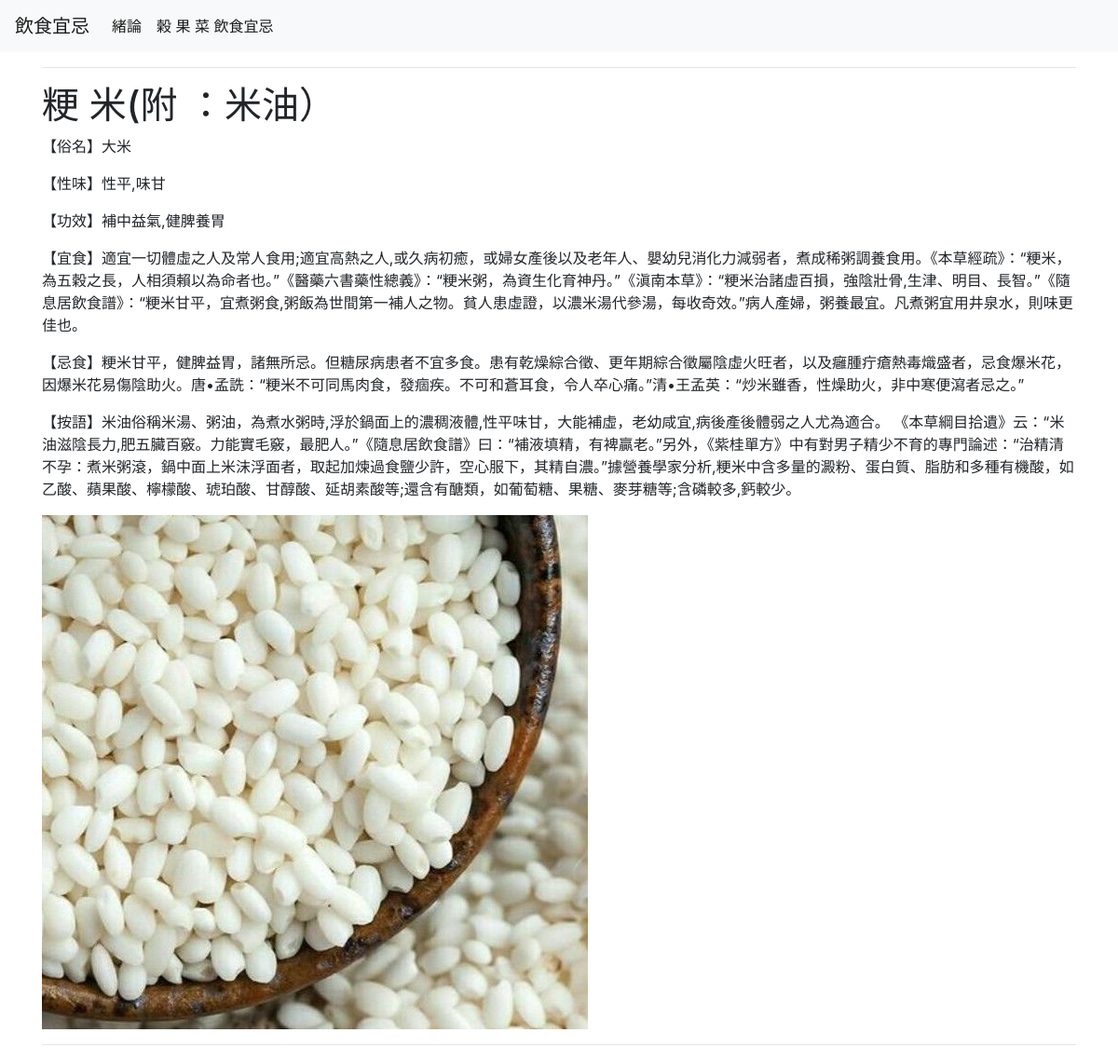
/foodcategories/foods/1/1, run on the app's committed database.
### tables this page shows
CREATE TABLE FoodInfo (
    id INTEGER PRIMARY KEY AUTOINCREMENT,
    category_id INT,
    [name] VARCHAR(50),
    nickname VARCHAR(50),
    taste VARCHAR(50),
    efficacy TEXT,
    suitable_for TEXT,
    not_suitable_for TEXT,
    note TEXT,
    image BLOB,
    thumbnail BLOB,
    FOREIGN KEY (category_id) REFERENCES Food_Category(id)
);

### app.py (the view)
@app.route('/foodcategories/foods/<int:category_id>/<int:food_id>')
def fooddetails(category_id,food_id):
    food = get_food(food_id)
    return render_template('foodDetails.html', food=food)

### app.py (called while the page is built)
def get_db_connection():
    conn = sqlite3.connect('database.db')
    conn.row_factory = sqlite3.Row
    return conn

def get_food(food_id):
    conn = get_db_connection()
    food = conn.execute('SELECT * FROM FoodInfo WHERE id = ?', (food_id,)).fetchone()
    conn.close
    if food is None:
        abort(404)
    return food

### templates/fooddetails.html (shortened to what this page needs)
{% extends 'base.html' %}
{% block content %}
<hr>
    <h1>{% block title %} {{ food['name'] }}{% endblock %}</h1>
        <p>【俗名】{{ food['nickname'] }}</p>
        <p>【性味】{{ food['taste'] }}</p>
        <p>【功效】{{ food['efficacy'] }}</p>
        <p>【宜食】{{ food['suitable_for'] }}</p>
        <p>【忌食】{{ food['not_suitable_for'] }}</p>
        <p>【按語】{{ food['note'] }}</p>
        <img id="foodImage" alt="Food Image">
        <hr>
{% endblock %}

### templates/base.html (shortened to what this page needs)
<!DOCTYPE html>
<html lang="en">
<head>
    <link rel="stylesheet" href="https://stackpath.bootstrapcdn.com/bootstrap/4.3.1/css/bootstrap.min.css"
>
</head>
<body>
    <nav class="navbar navbar-expand-md navbar-light bg-light">
        <a class="navbar-brand" href="{{ url_for('index')}}">飲食宜忌</a>
        <div class="collapse navbar-collapse" id="navbarNav">
            <ul class="navbar-nav">
            <li class="nav-item active">
                <a class="nav-link" href="{{ url_for('intro')}}">緒論</a>
            </li>
            <li class="nav-item active">
                <a class="nav-link" href="{{ url_for('food_categories')}}">榖 果 菜 飲食宜忌</a>
            </li>
            </ul>
        </div>
    </nav>
    <div class="container">
        {% block content %} {% endblock %}
    </div>
</body>
</html>

### data on the page
FoodInfo: name "粳 米(附 ：米油）", nickname "大米", taste "性平,味甘", efficacy "補中益氣,健脾養胃", suitable_for "適宜一切體虛之人及常人食用;適宜高熱之人,或久病初癒，或婦女產後以及老年人、嬰幼兒消化力減弱者，煮成稀粥調養食用。《本草經疏》：“粳米，為五穀之長，人相須賴以為命者也。”《醫藥六書藥性總義》：“粳米粥，為資生化育神丹。”《滇南本草》：“粳米治諸虛百損，強陰壯骨,生津、明目、長智。”《隨息居飲食譜》：“粳米甘平，宜煮粥食,粥飯為世間第一補人之物。貧人患虛證，以濃米湯代參湯，每收奇效。”病人產婦，粥養最宜。凡煮粥宜用井泉水，則味更佳也。", not_suitable_for "粳米甘平，健脾益胃，諸無所忌。但糖尿病患者不宜多食。患有乾燥綜合徵、更年期綜合徵屬陰虛火旺者，以及癰腫疔瘡熱毒熾盛者，忌食爆米花，因爆米花易傷陰助火。唐•孟詵：“粳米不可同馬肉食，發痼疾。不可和蒼耳食，令人卒心痛。”清•王孟英：“炒米雖香，性燥助火，非中寒便瀉者忌之。”", note "米油俗稱米湯、粥油，為煮水粥時,浮於鍋面上的濃稠液體,性平味甘，大能補虛，老幼咸宜,病後產後體弱之人尤為適合。 《本草綱目拾遺》云：“米油滋陰長力,肥五臟百竅。力能實毛竅，最肥人。”《隨息居飲食譜》曰：“補液填精，有裨贏老。”另外，《紫桂單方》中有對男子精少不育的專門論述：“治精清不孕：煮米粥滾，鍋中面上米沫浮面者，取起加煉過食鹽少許，空心服下，其精自濃。”據營養學家分析,粳米中含多量的澱粉、蛋白質、脂肪和多種有機酸，如乙酸、蘋果酸、檸檬酸、琥珀酸、甘醇酸、延胡素酸等;還含有醣類，如葡萄糖、果糖、麥芽糖等;含磷較多,鈣較少。"
